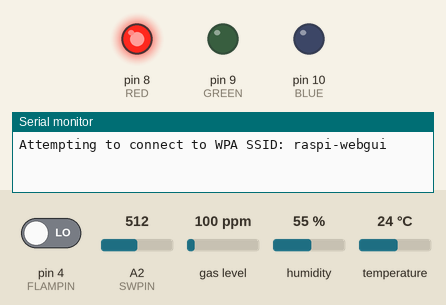
Recording of a sketch running on a simulated Arduino Mega 2560, built for the host (arithmetic inside an expression is 32-bit, double 64-bit). Parts: output pins drawn as LEDs (lit = HIGH), the last lines printed to the serial monitor. The inputs (shaded band) are chosen by the test bench; at power-on: pin 4 (FLAMPIN) LOW, A2 (SWPIN) = 512, gas level 100 ppm, humidity 55 %, temperature 24 °C. WiFi joins after 1.5 s; servers stay silent unless stated; uploads are accepted with an empty reply.

Above: at 0.2 s.
At 1.9 s:
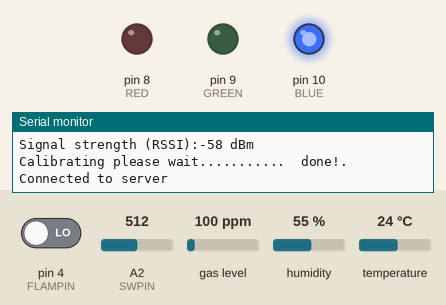
Timing chart, 0 to 3.4 s (numbered marks = the images above):
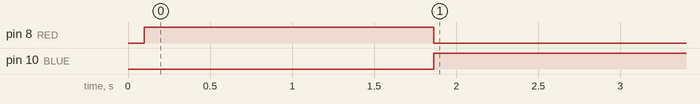

The sketch:

Sensor_v4.ino
```cpp
#include "WiFiEsp.h"
#include <DHT.h>
#include <Adafruit_Sensor.h>
#include <DHT_U.h>
#include <MQUnifiedsensor.h>

char ssid[]= "raspi-webgui";           // your network SSID (name)
char pass[] = "autoin1020";        // your network password
int status = WL_IDLE_STATUS;     // the Wifi radio's status
char server[] = "192.168.50.1";
int socket_status;
WiFiEspClient client;

//for DHT-22
#define DHTPIN            2     //DATA Pin
#define DHTTYPE           DHT22 //DHT22 라고 TYPE을 정의함

//for MQ-2
#define Board             ("Arduino MEGA")
#define MQ2PIN            A4
#define MQTYPE            ("MQ-2")
#define Voltage_Resolution      (5)
#define ADC_Bit_Resolution      (10) // For arduino UNO/MEGA/NANO
#define RatioMQ2CleanAir        (9.83) //RS / R0 = 9.83 ppm

//for Device 1
#define DEVICE_ID 1

//for led
#define RED 8
#define GREEN 9
#define BLUE 10

//for SW-18010
#define SWPIN A2
//for Flame sensor
#define FLAMPIN 4
//dht 클랙서 생성 (Data Pin, Sensor Type)


DHT_Unified dht(DHTPIN, DHTTYPE);
//MQ2 생성
MQUnifiedsensor MQ2(Board, Voltage_Resolution, ADC_Bit_Resolution, MQ2PIN, MQTYPE);

float ppm1; //propane
float ppm2; //CO

unsigned long lastConnectionTime = 0;         // last time you connected to the server, in milliseconds
const unsigned long postingInterval = 700L; // delay between updates, in milliseconds

void setup()
{
    Serial.begin(9600);
    Serial3.begin(115200);
    //led pin 설정
    pinMode(RED, OUTPUT);
    pinMode(GREEN, OUTPUT);
    pinMode(BLUE, OUTPUT);

    digitalWrite(BLUE, LOW);
    delay(100);
    digitalWrite(RED, HIGH);

    WiFi.init(&Serial3);
    // Wifi 연결
    while ( status != WL_CONNECTED ) {
        Serial.print("Attempting to connect to WPA SSID: ");
        Serial.println(ssid);
        // Connect to WPA/WPA2 network
        status = WiFi.begin(ssid, pass);
    }
    printWifiStatus();

    //DHT22 시작
    dht.begin();
    sensor_t sensor;
    dht.temperature().getSensor(&sensor);
    dht.humidity().getSensor(&sensor);

    //MQ2 시작
    MQ2.setRegressionMethod(1); //_PPM =  a*ratio^b
    MQ2.setA(658.71); MQ2.setB(-2.222); // set for Propane
    /*
    Exponential regression:
    Gas    | a      | b
    H2     | 987.99 | -2.162
    LPG    | 574.25 | -2.222
    CO     | 36974  | -3.109
    Alcohol| 3616.1 | -2.675
    Propane| 658.71 | -2.168
    */
    MQ2.init();
    // MQ2 calibration start
    Serial.print("Calibrating please wait.");
    float calcR0 = 0;
    for(int i = 1; i<=10; i ++)
    {
        MQ2.update(); // Update data, the arduino will be read the voltage on the analog pin
        calcR0 += MQ2.calibrate(RatioMQ2CleanAir);
        Serial.print(".");
    }
    MQ2.setR0(calcR0/10);
    Serial.println("  done!.");


    MQ2.serialDebug(true);

    pinMode(SWPIN,INPUT);
    pinMode(FLAMPIN,INPUT);

    if (client.connect(server, 8000)) {
        Serial.println("Connected to server");
    }
}

void loop()
{
    digitalWrite(RED, LOW);
    digitalWrite(BLUE, HIGH);


    if (millis() - lastConnectionTime > postingInterval) {
    httpReq();
  }

}

void httpReq(){
  status = WiFi.status();
    //socket_status = client.connected();
    if(status != WL_CONNECTED){
      setup(); //wifi 꺼지면 다시 setup
    }

    sensors_event_t event;
    //온도값 얻기
    dht.temperature().getEvent(&event);
    float temp = event.temperature;
    //습도값 얻기
    dht.humidity().getEvent(&event);
    float humi = event.relative_humidity;
    //ProPane값 얻기
    MQ2.update();
    MQ2.setA(658.71); MQ2.setB(-2.168); // set for Propane
    ppm1 = MQ2.readSensor();
    //CO값 얻기
    MQ2.setA(36974); MQ2.setB(-3.109); // set for CO
    ppm2 = MQ2.readSensor();
    //진동값 얻기
    int vib = analogRead(SWPIN);
    //불꽃센서 정보 얻기
    int flame = digitalRead(FLAMPIN);


    if(client.connected()){
      String tmp = String("GET /monitoring/sensor_val/?device_id=")+DEVICE_ID+String("&temperature=")+ temp + String("&humidity=")+humi+String("&co=")+ppm2+String("&propane=")+ppm1+String("&flame=")+flame+String("&vibration=")+vib+String(" HTTP/1.1");
      String host = String("Host: ") +server;
      client.println(tmp);
      client.println(host);
      client.println("Connection: keep-alive");
      client.println();

      lastConnectionTime = millis();
    }else{
      Serial.print("failed");
      client.connect(server,8000);
    }
    //client.stop();

}

void printWifiStatus()
{
    // print the SSID of the network you're attached to
    Serial.print("SSID: ");
    Serial.println(WiFi.SSID());
    // print your WiFi shield's IP address
    IPAddress ip = WiFi.localIP();
    Serial.print("IP Address: ");
    Serial.println(ip);
    // print the received signal strength
    long rssi = WiFi.RSSI();
    Serial.print("Signal strength (RSSI):");
    Serial.print(rssi);
    Serial.println(" dBm");
}
```

Measured:
- by itself, pin 8 (RED): HIGH → LOW at 1.9 s
- by itself, pin 10 (BLUE): LOW → HIGH at 1.9 s
